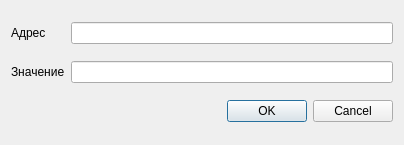
<?xml version="1.0" encoding="UTF-8"?>
<ui version="4.0">
 <class>MemoryEditDialog</class>
 <widget class="QDialog" name="MemoryEditDialog">
  <property name="geometry">
   <rect>
    <x>0</x>
    <y>0</y>
    <width>404</width>
    <height>145</height>
   </rect>
  </property>
  <property name="windowTitle">
   <string>Dialog</string>
  </property>
  <layout class="QGridLayout" name="gridLayout">
   <item row="0" column="0">
    <widget class="QLabel" name="label">
     <property name="text">
      <string>Адрес</string>
     </property>
    </widget>
   </item>
   <item row="0" column="1">
    <widget class="QLineEdit" name="addrLineEdit"/>
   </item>
   <item row="1" column="0">
    <widget class="QLabel" name="label_2">
     <property name="text">
      <string>Значение</string>
     </property>
    </widget>
   </item>
   <item row="1" column="1">
    <widget class="QLineEdit" name="valueLineEdit"/>
   </item>
   <item row="2" column="0" colspan="2">
    <widget class="QDialogButtonBox" name="buttonBox">
     <property name="orientation">
      <enum>Qt::Orientation::Horizontal</enum>
     </property>
     <property name="standardButtons">
      <set>QDialogButtonBox::StandardButton::Cancel|QDialogButtonBox::StandardButton::Ok</set>
     </property>
    </widget>
   </item>
  </layout>
 </widget>
 <resources/>
 <connections>
  <connection>
   <sender>buttonBox</sender>
   <signal>accepted()</signal>
   <receiver>MemoryEditDialog</receiver>
   <slot>accept()</slot>
   <hints>
    <hint type="sourcelabel">
     <x>248</x>
     <y>254</y>
    </hint>
    <hint type="destinationlabel">
     <x>157</x>
     <y>274</y>
    </hint>
   </hints>
  </connection>
  <connection>
   <sender>buttonBox</sender>
   <signal>rejected()</signal>
   <receiver>MemoryEditDialog</receiver>
   <slot>reject()</slot>
   <hints>
    <hint type="sourcelabel">
     <x>316</x>
     <y>260</y>
    </hint>
    <hint type="destinationlabel">
     <x>286</x>
     <y>274</y>
    </hint>
   </hints>
  </connection>
 </connections>
</ui>
